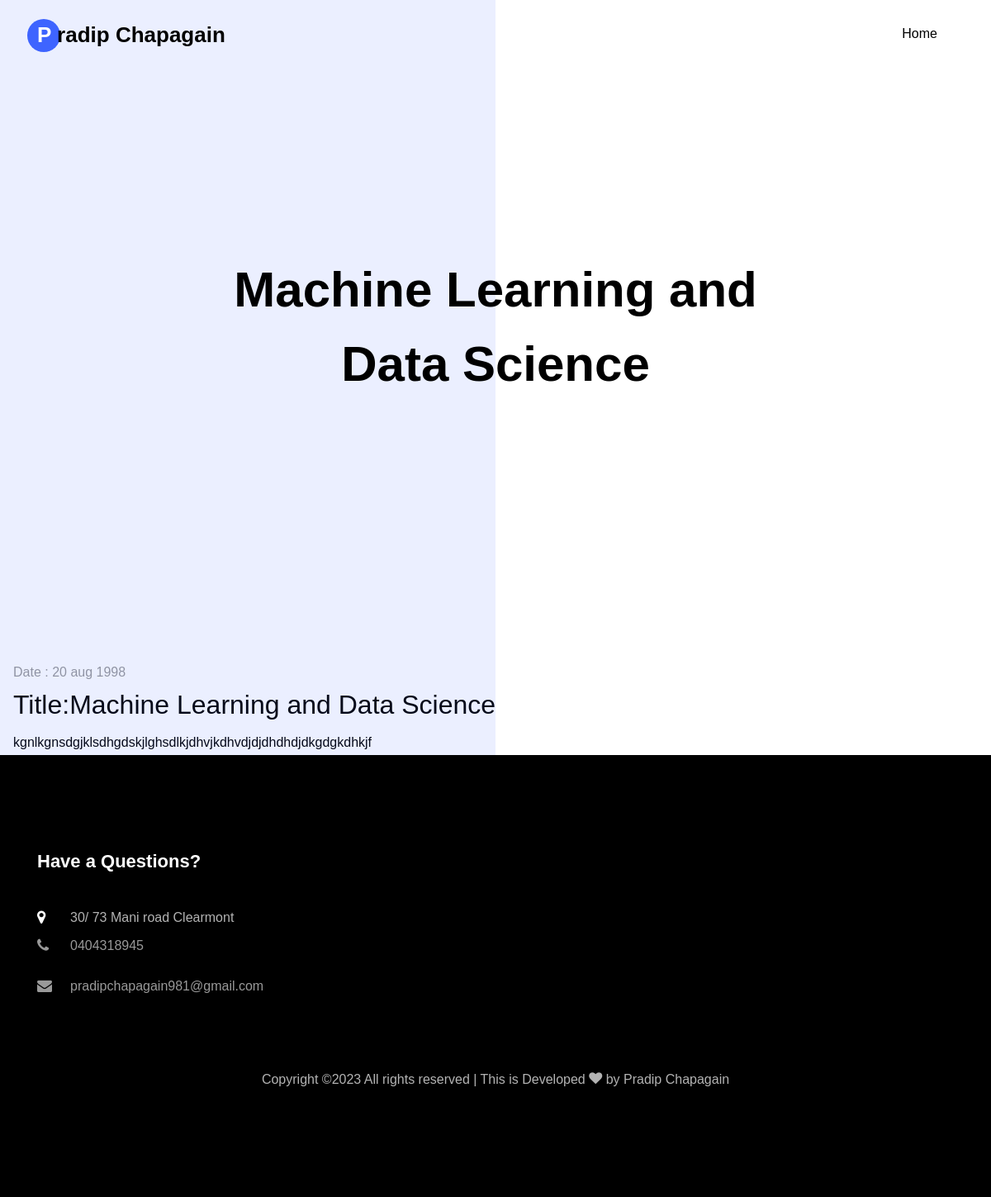
Page /project/1 on the earlier database version.
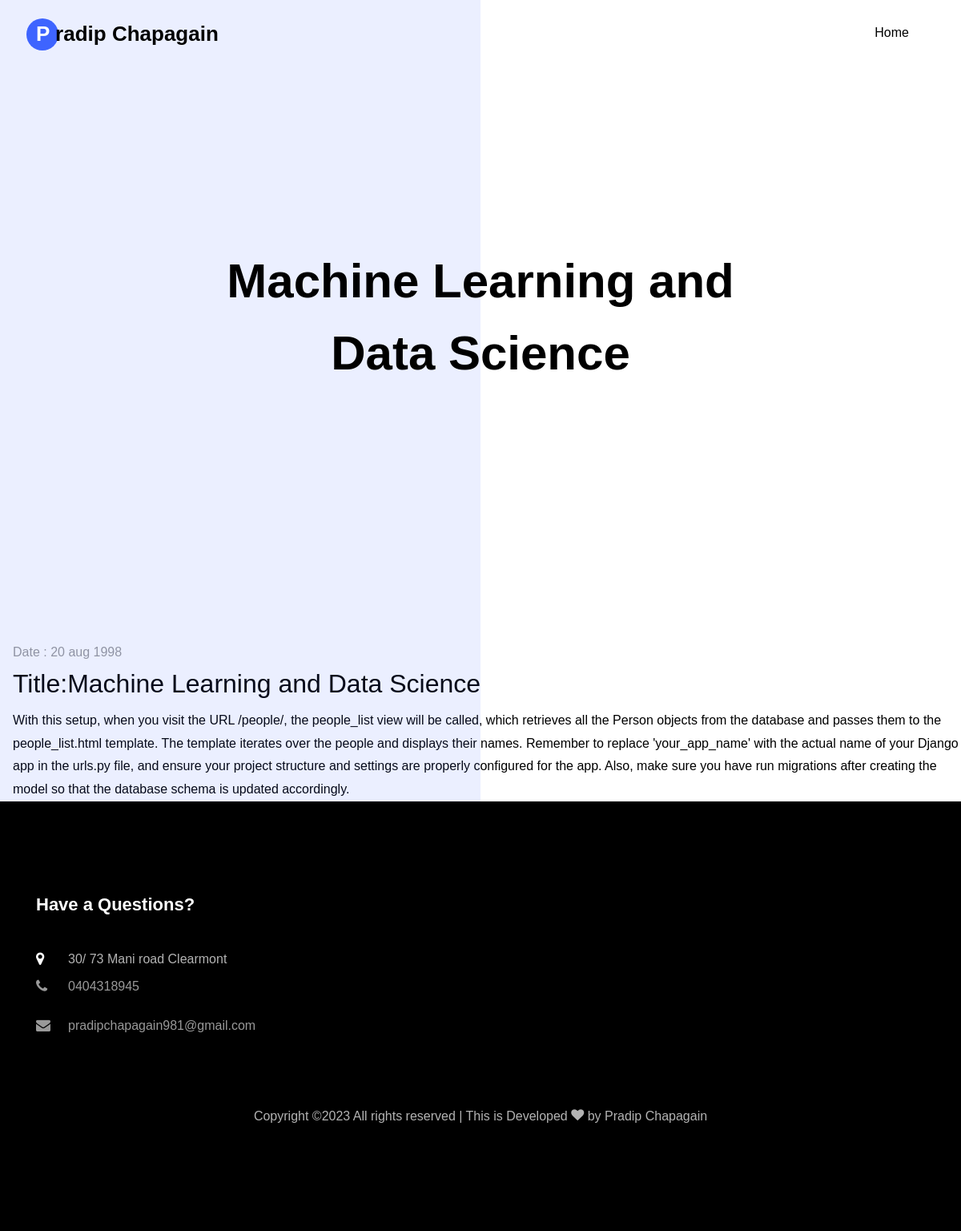
Same page on the later database version.
### Portfolio/models.py (models this page shows, shortened)
class Project(models.Model):
    title = models.CharField(max_length=200)
    description = models.TextField()
    project_scope = models.CharField(max_length=200)
    start_date =models.CharField(max_length=200)

### Portfolio/views.py (the view)
# urls.py: path('project/<int:id>', views.project, name='project'),
def project(request, id):
    project = Project.objects.get(pk=id)
    return render(request, 'projects.html', {'project': project})

### templates/projects.html (shortened to what this page needs)
{% extends "test.html" %}
{% block header %}
<h1> {{ project.title }} </h1>
{% endblock %}
{% block content %}
 <div class="text pl-3">
     <span class="date">Date : {{ project.start_date }}</span>
     <h2>Title:{{ project.title }}</h2>
     <span class="position" style="color: black ;"> {{ project.description }}</span>
 </div>
{% endblock %}

### templates/test.html (shortened to what this page needs)
<!DOCTYPE html>
{% load static %}
{% static "images" as baseUrl%}
<html lang="en">
  <head>
	  <link rel="stylesheet" href="{% static 'css/open-iconic-bootstrap.min.css' %}">
    <link rel="stylesheet" href="{% static 'css/animate.css' %}">
    <link rel="stylesheet" href="{% static 'css/owl.carousel.min.css' %}">
    <link rel="stylesheet" href="{% static 'css/owl.theme.default.min.css' %}">
    <link rel="stylesheet" href="{% static 'css/magnific-popup.css' %}">
    <link rel="stylesheet" href="{% static 'css/aos.css' %}">
    <link rel="stylesheet" href="{% static 'css/ionicons.min.css' %}">
    <link rel="stylesheet" href="{% static 'css/flaticon.css' %}">
    <link rel="stylesheet" href="{% static 'css/icomoon.css' %}">
    <link rel="stylesheet" href="{% static 'css/style.css' %}">
	  <link rel="stylesheet" href="https://cdnjs.cloudflare.com/ajax/libs/font-awesome/5.15.4/css/all.min.css">
  </head>
  <body data-spy="scroll" data-target=".site-navbar-target" data-offset="300">
    <nav class="navbar navbar-expand-lg navbar-dark ftco_navbar ftco-navbar-light site-navbar-target" id="ftco-navbar">
	    <div class="container">
	      <a class="navbar-brand" href="{% url 'portfolio:index' %}"><span>P</span> radip Chapagain </a>
	      <div class="collapse navbar-collapse" id="ftco-nav">
	        <ul class="navbar-nav nav ml-auto">
	          <li class="nav-item"><a href="{% url 'portfolio:index' %}" class="nav-link"><span>Home</span></a></li>
	        </ul>
	      </div>
	    </div>
	  </nav>
	  <section class="hero-wrap js-fullheight">
      <div class="overlay"></div>
      <div class="container">
        <div class="row no-gutters slider-text js-fullheight justify-content-center align-items-center">
          <div class="col-lg-8 col-md-6 ftco-animate d-flex align-items-center">
          	<div class="text text-center">
                 {% block header %}Default Header{% endblock %}
            </div>
            </div>
          </div>
        </div>
    </section>
{% block content %}
    {% endblock %}
    <footer class="ftco-footer ftco-section">
      <div class="container">
        <div class="row mb-5">
          <div class="col-md">
            <div class="ftco-footer-widget mb-4">
            	<h2 class="ftco-heading-2">Have a Questions?</h2>
            	<div class="block-23 mb-3">
	              <ul>
	                <li><span class="icon icon-map-marker"></span><span class="text">30/ 73 Mani road Clearmont</span></li>
	                <li><a href="#"><span class="icon icon-phone"></span><span class="text">0404318945</span></a></li>
	                <li><a href="#"><span class="icon icon-envelope"></span><span class="text">pradipchapagain981@gmail.com</span></a></li>
	              </ul>
	            </div>
            </div>
          </div>
        </div>
        <div class="row">
          <div class="col-md-12 text-center">
            <p>Copyright &copy;<script>document.write(new Date().getFullYear());</script> All rights reserved | This is Developed <i class="icon-heart color-danger" aria-hidden="true"></i> by Pradip Chapagain</p>
          </div>
        </div>
      </div>
    </footer>
    </body>
</html>

### static/css/icomoon.css (style rules this page uses)
[class^="icon-"], [class*=" icon-"] { font-family: 'icomoon' !important; speak: none; font-style: normal; font-weight: normal; font-variant: normal; text-transform: none; line-height: 1; -webkit-font-smoothing: antialiased; -moz-osx-font-smoothing: grayscale; }
.icon-heart:before { content: "\f004"; }
.icon-map-marker:before { content: "\f041"; }
.icon-phone:before { content: "\f095"; }
.icon-envelope:before { content: "\f0e0"; }

### templates/test.html (style rules this page uses)
body { font-family: Arial, sans-serif; margin: 0; padding: 0; }

Differences in the rows shown:
changed Project "Machine Learning and Data Science": description "kgnlkgnsdgjklsdhgdskjlghsdlkjdhvjkdhvdjdjdhdhdjdkgdgkdhkjf" → "With this setup, when you visit the URL /people/, the people_list view will be called, which retrieves all the Person objects from the database and passes them to the people_list.html template. The template iterates over the people and displays their names. Remember to replace 'your_app_name' with the actual name of your Django app in the urls.py file, and ensure your project structure and settings are properly configured for the app. Also, make sure you have run migrations after creating the model so that the database schema is updated accordingly."
